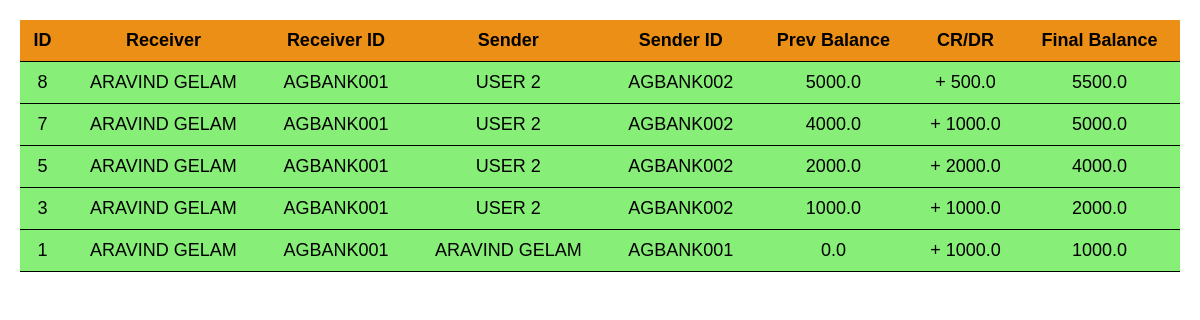
Screenshot of /all_transactions (signed in) with the database file from the repository.
### tables this page shows
CREATE TABLE transactions(
                        transaction_id integer primary key autoincrement,
                        receiver_name text not null,
                        receiver_id varchar(20) not null,
                        sender_name text not null,
                        sender_id varchar(20) not null,
                        previous_balance_receiver real not null,
                        previous_balance_sender real not null,
                        send_money real not null,
                        receiver_balance real not null,
                        sender_balance real not null
                   );

### app.py (the view)
@app.route('/all_transactions')
def all_transactions():
    conn=sqlite3.connect('bank_upi.db')
    cursor=conn.cursor()
    cursor.execute("""select transaction_id,
                        receiver_name,
                        receiver_id,
                        sender_name,
                        sender_id,
                        previous_balance_receiver,
                        previous_balance_sender,
                        send_money,
                        receiver_balance,
                        sender_balance from transactions where sender_id=? or receiver_id=? order by transaction_id desc""",(session['user_details'].get('user_id'),session['user_details'].get('user_id')))
    transactions=cursor.fetchall()
    conn.commit()
    conn.close()
    return render_template("all_transactions.html", transactions=transactions,sender_user_id=session['user_details'].get('user_id') )

### templates/all_transactions.html (shortened to what this page needs)
<!DOCTYPE html>
<html lang="en">
    <head>
    </head>
    <body>
    <div class="container">
        <div class="table-wrapper">
            <table>
                <tr>
                    <th>ID</th>
                    <th>Receiver</th>
                    <th>Receiver ID</th>
                    <th>Sender</th>
                    <th>Sender ID</th>
                    <th>Prev Balance</th>
                    <th>CR/DR</th>
                    <th>Final Balance</th>
                </tr>
                {% for x in transactions %}
                    {% if x[2] == sender_user_id %}
                        <tr style="background-color: rgba(99, 235, 78, 0.769);">
                            <td>{{x[0]}}</td>
                            <td>{{x[1]}}</td>
                            <td>{{x[2]}}</td>
                            <td>{{x[3]}}</td>
                            <td>{{x[4]}}</td>
                            <td>{{x[5]}}</td>
                            <td><label>+ </label>{{x[7]}}</td>
                            <td>{{x[8]}}</td>
                        </tr>
                    {% endif %}
                {% endfor %}
            </table>
        </div>
    </div>
    </body>
</html>

### templates/all_transactions.html (style rules this page uses)
body { margin: 0; background-color: #ffffff; color: rgb(0, 0, 0); font-family: Arial, sans-serif; }
.container { display: flex; flex-direction: column; align-items: center; padding: 20px; }
.table-wrapper { width: 100%; overflow-x: auto; }
table { border-collapse: collapse; width: 100%; max-width: 1200px; margin: auto; }
th, td { border-bottom: 1px solid black; padding: 10px; text-align: center; font-size: 18px; }
th { position: sticky; top: 0; background: #eb8f16; z-index: 1; }

### rows the page displays
transactions: transaction_id "8", receiver_name "ARAVIND GELAM", receiver "AGBANK001", sender_name "USER 2", sender "AGBANK002", previous_balance_receiver "5000.0", send_money "500.0", receiver_balance "5500.0"
transactions: transaction_id "7", receiver_name "ARAVIND GELAM", receiver "AGBANK001", sender_name "USER 2", sender "AGBANK002", previous_balance_receiver "4000.0", send_money "1000.0", receiver_balance "5000.0"
transactions: transaction_id "5", receiver_name "ARAVIND GELAM", receiver "AGBANK001", sender_name "USER 2", sender "AGBANK002", previous_balance_receiver "2000.0", send_money "2000.0", receiver_balance "4000.0"
transactions: transaction_id "3", receiver_name "ARAVIND GELAM", receiver "AGBANK001", sender_name "USER 2", sender "AGBANK002", previous_balance_receiver "1000.0", send_money "1000.0", receiver_balance "2000.0"
transactions: transaction_id "1", receiver_name "ARAVIND GELAM", receiver "AGBANK001", sender_name "ARAVIND GELAM", sender "AGBANK001", previous_balance_receiver "0.0", send_money "1000.0", receiver_balance "1000.0"
